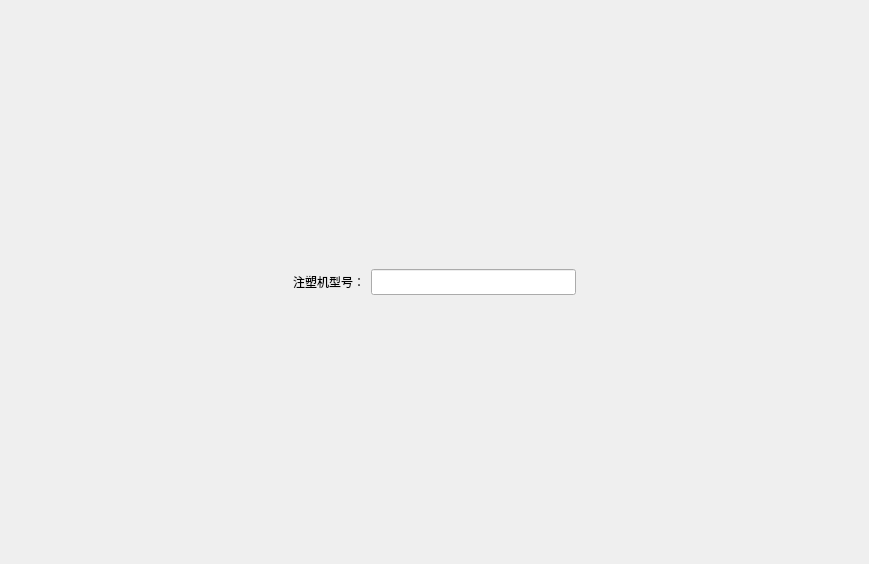
<?xml version="1.0" encoding="UTF-8"?>
<ui version="4.0">
 <class>HsBasicInfo</class>
 <widget class="QWidget" name="HsBasicInfo">
  <property name="geometry">
   <rect>
    <x>0</x>
    <y>0</y>
    <width>869</width>
    <height>564</height>
   </rect>
  </property>
  <property name="windowTitle">
   <string>Form</string>
  </property>
  <layout class="QGridLayout" name="gridLayout_2">
   <item row="0" column="1">
    <spacer name="verticalSpacer_2">
     <property name="orientation">
      <enum>Qt::Vertical</enum>
     </property>
     <property name="sizeHint" stdset="0">
      <size>
       <width>20</width>
       <height>250</height>
      </size>
     </property>
    </spacer>
   </item>
   <item row="1" column="0">
    <spacer name="horizontalSpacer">
     <property name="orientation">
      <enum>Qt::Horizontal</enum>
     </property>
     <property name="sizeHint" stdset="0">
      <size>
       <width>277</width>
       <height>20</height>
      </size>
     </property>
    </spacer>
   </item>
   <item row="1" column="1">
    <layout class="QGridLayout" name="gridLayout">
     <item row="0" column="0">
      <widget class="QLabel" name="label">
       <property name="minimumSize">
        <size>
         <width>0</width>
         <height>26</height>
        </size>
       </property>
       <property name="text">
        <string>注塑机型号：</string>
       </property>
      </widget>
     </item>
     <item row="0" column="1">
      <widget class="QLineEdit" name="lineEdit">
       <property name="sizePolicy">
        <sizepolicy hsizetype="Expanding" vsizetype="Maximum">
         <horstretch>0</horstretch>
         <verstretch>0</verstretch>
        </sizepolicy>
       </property>
       <property name="minimumSize">
        <size>
         <width>0</width>
         <height>26</height>
        </size>
       </property>
      </widget>
     </item>
    </layout>
   </item>
   <item row="1" column="2">
    <spacer name="horizontalSpacer_2">
     <property name="orientation">
      <enum>Qt::Horizontal</enum>
     </property>
     <property name="sizeHint" stdset="0">
      <size>
       <width>277</width>
       <height>20</height>
      </size>
     </property>
    </spacer>
   </item>
   <item row="2" column="1">
    <spacer name="verticalSpacer">
     <property name="orientation">
      <enum>Qt::Vertical</enum>
     </property>
     <property name="sizeHint" stdset="0">
      <size>
       <width>20</width>
       <height>250</height>
      </size>
     </property>
    </spacer>
   </item>
  </layout>
 </widget>
 <resources/>
 <connections/>
</ui>
